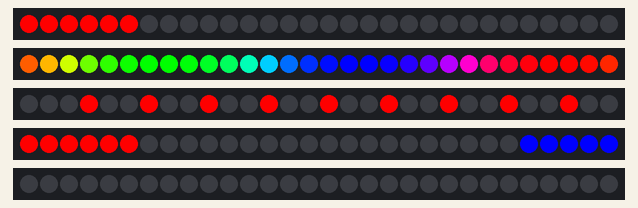
The program below on a simulated ESP32. On the bench: 5 × 30 RGB LEDs in strip order, left to right.

Above: at 0.45 s.
At 5.26 s:
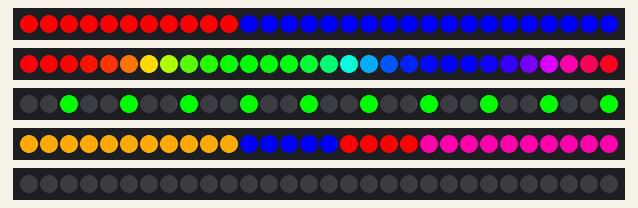
At 10.06 s:
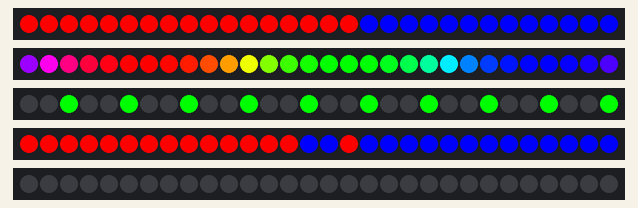
At 19.98 s:
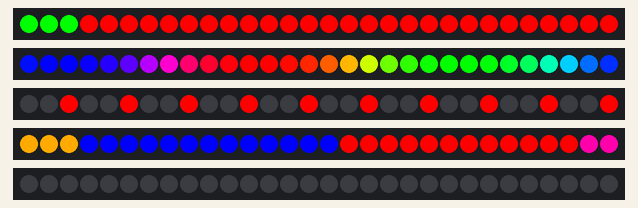
At 29.89 s:
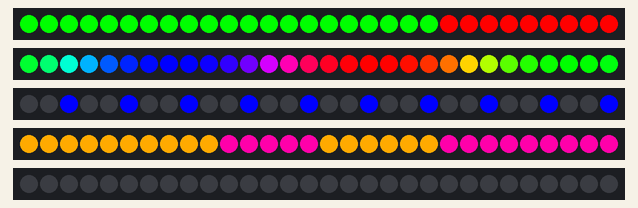
At 39.81 s:
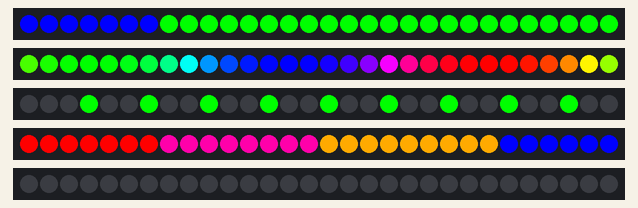

The program:

main.cpp
```cpp
#define DEBUG 0

#define STRIP_1_PIN 19
#define STRIP_2_PIN 18
#define STRIP_3_PIN 21
#define STRIP_4_PIN 26
#define STRIP_5_PIN 22

#define STRIP_1_LED_COUNT 30
#define STRIP_2_LED_COUNT 30
#define STRIP_3_LED_COUNT 30
#define STRIP_4_LED_COUNT 30
#define STRIP_5_LED_COUNT 30

#define STRIP_1_DELAY 50
#define STRIP_2_DELAY 10
#define STRIP_3_DELAY 70
#define STRIP_4_DELAY 50
#define STRIP_5_DELAY 50

// FOR COLOR WIPE ONLY
#define STRIP_1_COLOR_1 255, 0, 0
#define STRIP_1_COLOR_2 0, 255, 0
#define STRIP_1_COLOR_3 0, 0, 255

// FOR THEATER CHASE ONLY
#define STRIP_3_COLOR_1 255, 0, 0
#define STRIP_3_COLOR_2 0, 255, 0
#define STRIP_3_COLOR_3 0, 0, 255

// POLICE RUNNNIG COLOURS
#define STRIP_4_COLOR_1 255, 0, 0
#define STRIP_4_COLOR_2 0, 0, 255
#define STRIP_4_COLOR_3 255, 0, 170
#define STRIP_4_COLOR_4 255, 170, 0

#define THEATERCHASE_MODE_UPDATE_TIME 5000


#include <Arduino.h>
#include <Adafruit_NeoPixel.h>

uint32_t strip1_update_time = 0;
uint32_t strip2_update_time = 0;
uint32_t strip3_update_time = 0;
uint32_t strip4_update_time = 0;
uint32_t strip5_update_time = 0;

uint8_t colorWipe_mode = 0;
uint8_t theaterChase_mode = 0;

Adafruit_NeoPixel strip1 = Adafruit_NeoPixel(STRIP_1_LED_COUNT, STRIP_1_PIN, NEO_GRB + NEO_KHZ800);
Adafruit_NeoPixel strip2 = Adafruit_NeoPixel(STRIP_2_LED_COUNT, STRIP_2_PIN, NEO_GRB + NEO_KHZ800);
Adafruit_NeoPixel strip3 = Adafruit_NeoPixel(STRIP_3_LED_COUNT, STRIP_3_PIN, NEO_GRB + NEO_KHZ800);
Adafruit_NeoPixel strip4 = Adafruit_NeoPixel(STRIP_4_LED_COUNT, STRIP_4_PIN, NEO_GRB + NEO_KHZ800);
Adafruit_NeoPixel strip5 = Adafruit_NeoPixel(STRIP_5_LED_COUNT, STRIP_5_PIN, NEO_GRB + NEO_KHZ800);

void policeRunning()
{
  static uint8_t i = 0;
  static uint8_t j = 0;
  if (millis() - strip4_update_time < STRIP_4_DELAY)
  {
    return;
  }
  strip4_update_time = millis();
  if (j == 0)
  {
    if (i < STRIP_4_LED_COUNT)
    {
      strip4.setPixelColor(i, strip4.Color(STRIP_4_COLOR_1));
      strip4.setPixelColor((STRIP_4_LED_COUNT - i), strip4.Color(STRIP_4_COLOR_2));
    }
    strip4.show();
    i++;
  }
  if (j == 1)
  {
    if (i > 0)
    {
      strip4.setPixelColor(i, strip4.Color(STRIP_4_COLOR_3));
      strip4.setPixelColor((STRIP_4_LED_COUNT - i), strip4.Color(STRIP_4_COLOR_4));
    }
    strip4.show();
    i--;
  }
  if (i == STRIP_4_LED_COUNT)
  {
    j = 1;
  }
  else if (i == 0)
  {
    j = 0;
  }
}

void colorWipe(uint8_t r, uint8_t g, uint8_t b, uint16_t wait) {
  static uint8_t i = 0;
  if (millis() - strip1_update_time < wait) {
    return;
  }
    strip1_update_time = millis();
    strip1.setPixelColor(i, strip1.Color(r,g,b));         //  Set pixel's color (in RAM)
    strip1.show();                          //  Update strip to match
    i++;
    if (i >= STRIP_1_LED_COUNT) {
      i = 0;
      colorWipe_mode++; if (colorWipe_mode > 2) { colorWipe_mode = 0; }
    }
}

void colorWipe_Run() {

  if( colorWipe_mode == 0) {
    colorWipe(255, 0, 0, STRIP_1_DELAY);
  } else if (colorWipe_mode == 1) {
    colorWipe(0, 255, 0, STRIP_1_DELAY);
  } else if (colorWipe_mode == 2) {
    colorWipe(0, 0, 255, STRIP_1_DELAY);
  }

}


// Rainbow cycle along whole strip. Pass delay time (in ms) between frames.
void rainbow(int wait) {

  static long firstPixelHue = 0; // Keep track of the hue

  // Check if 'wait' milliseconds have passed since the last update
  if (millis() - strip2_update_time >= wait) {
    // Update the last update time
    strip2_update_time = millis();

    // Update the rainbow
    strip2.rainbow(firstPixelHue);

    // Show the new contents on the strip
    strip2.show();

    // Update the hue for the next iteration
    firstPixelHue += 256;
    if (firstPixelHue >= 5*65536) {
      firstPixelHue = 0; // Reset the hue if it's out of range
    }
  }
}

// THEATER CHASE

void theaterChase(uint8_t red, uint8_t green, uint8_t blue, uint32_t wait) {
  static int a = 0;
  static int b = 0;
  static int c = 0;

  // Check if 'wait' milliseconds have passed since the last update
  if (millis() - strip3_update_time >= wait) {
    // Update the last update time
    strip3_update_time = millis();

    strip3.clear(); // Set all pixels in RAM to 0 (off)
    for(c; c<strip3.numPixels(); c += 3) {
      strip3.setPixelColor(c, strip3.Color(red,green,blue)); // Set pixel 'c' to value 'color'
    }
    strip3.show(); // Update strip with new contents

    c = ++b;
    if (b > 2) {
      b = 0;
      if (++a > 9) {
        a = 0;
      }
    }
  }
}

void theaterChase_Run() {
  static uint32_t modeUpdate_time = 0;
  if (theaterChase_mode == 0) {
    theaterChase(STRIP_3_COLOR_1, STRIP_3_DELAY);
  } else if (theaterChase_mode == 1) {
    theaterChase(STRIP_3_COLOR_2, STRIP_3_DELAY);
  } else if (theaterChase_mode == 2) {
    theaterChase(STRIP_3_COLOR_3, STRIP_3_DELAY);
  }
  if (millis() - modeUpdate_time > THEATERCHASE_MODE_UPDATE_TIME) {
    modeUpdate_time = millis();
    theaterChase_mode++; if (theaterChase_mode > 2) { theaterChase_mode = 0; }
  }

}

void stripBegin() {
  strip1.begin();
  strip2.begin();
  strip3.begin();
  strip4.begin();
  strip5.begin();
}

void stripClear() {
  strip1.clear();
  strip2.clear();
  strip3.clear();
  strip4.clear();
  strip5.clear();
  strip1.show();
  strip2.show();
  strip3.show();
  strip4.show();
  strip5.show();
}

void setup() {
  Serial.begin(9600);

  stripBegin();
  stripClear();

}


void loop() {

  rainbow(STRIP_2_DELAY);
  colorWipe_Run();
  theaterChase_Run();
  policeRunning();

}
```
